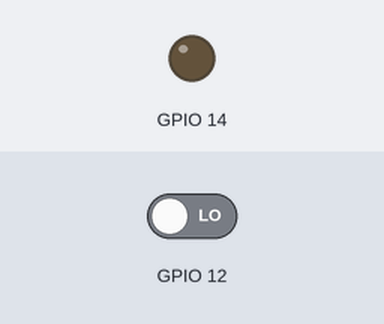
Recording of a sketch running on a simulated ESP8266 (Wemos D1 mini). On the bench: output pins drawn as LEDs (lit = HIGH). The inputs (shaded band) are chosen by the test bench; at power-on: GPIO 12 LOW. WiFi joins after 1.5 s; servers stay silent unless stated; what the sketch prints to the serial monitor is not drawn.

Above: at 3.0 s.
3.1 s: GPIO 12 driven HIGH
At 4.3 s:
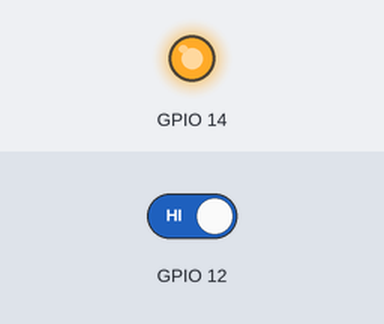
Timing chart, 0 to 6.1 s (numbered marks = the images above; inputs shaded):
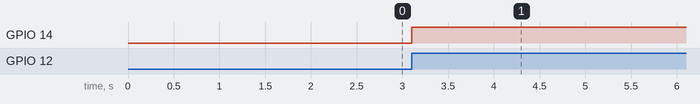

The sketch:

Blynk.ino
```cpp
/*
 *  Programa de ejemplo para utilizar el módulo dimmer con cruce con cero, con Wemos y Fuente integradas.
 *
 *  Más info:
 *  https://github.com/lu4ult/dimmer-modulo-desarrollo
 *
*/


#include <ESP8266WiFi.h>
#include <BlynkSimpleEsp8266.h>

char auth[] = "MyAuthDeBlynk";
char ssid[] = "MiSSID";
char pass[] = "MiContraseña";

byte brillo = 0;

void setup() {
  Serial.begin(115200);
  Serial.println("\nHola!");

  Blynk.begin(auth, ssid, pass);

  pinMode(14,OUTPUT);
  attachInterrupt(12, zeroCrosssInt, RISING);
}

void loop() {
  Blynk.run();
}


ICACHE_RAM_ATTR
void zeroCrosssInt()  {  // Esta interrupción se ejecuta en el cruce por cero, cada 10mS para 50Hz
  //Cálculo para 50Hz: 1/50=20mS
  //Entonces medio ciclo= 10mS = 10000uS
  //(10000uS - 10uS) / 128 = 75 (aproximadamente), 10uS propagación

  if(brillo<10 or brillo>120) {
    if(brillo<10)
      digitalWrite(14, HIGH);
    if(brillo>120)
      digitalWrite(14, LOW);
  }
  else {
    delayMicroseconds(75*brillo);
    digitalWrite(14, HIGH);
    delayMicroseconds(10);
    digitalWrite(14, LOW);
  }
}

BLYNK_WRITE(V1) {
  brillo = param.asInt();                    // Recibimos el valor del deslizador en la App Blynk
}
```

Measured:
- after the input at 3.1 s, GPIO 14: LOW → HIGH at once
